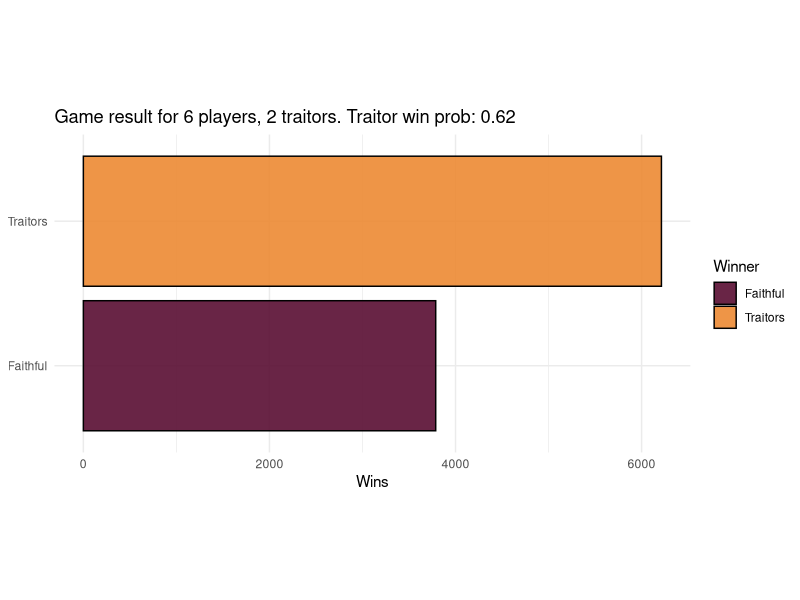
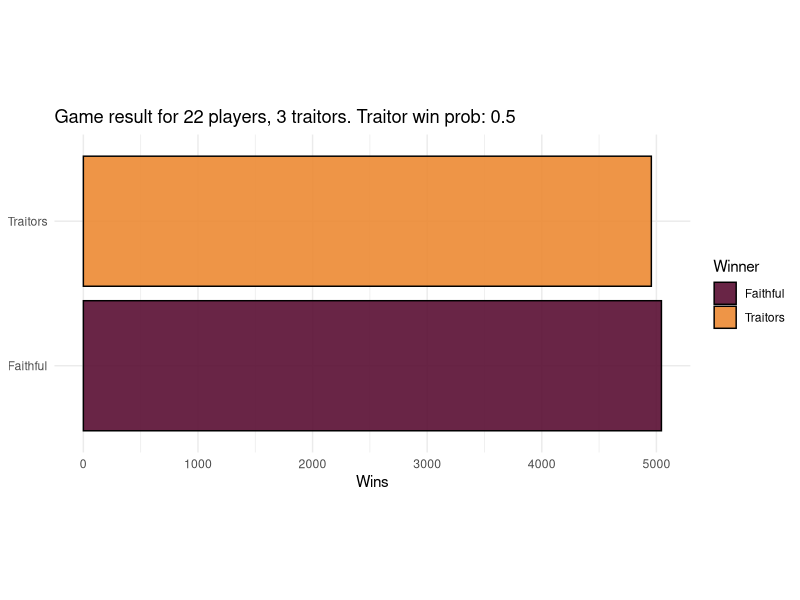
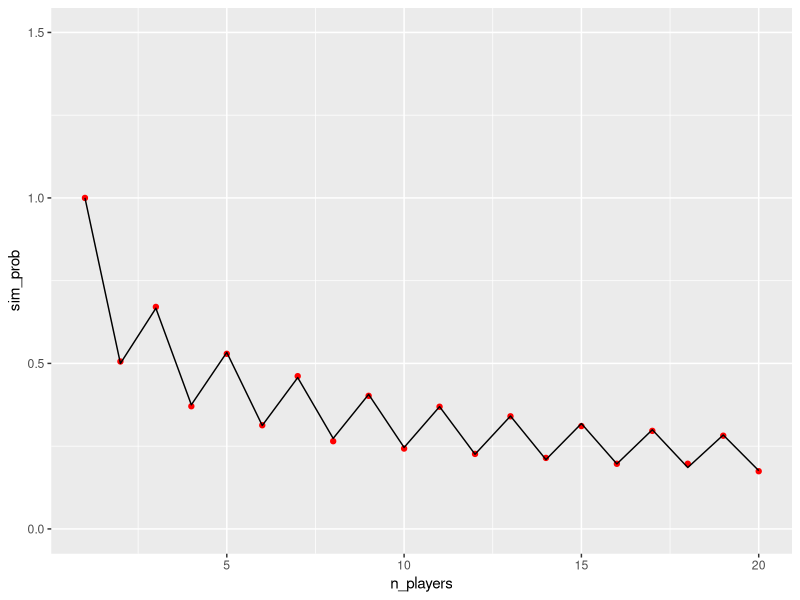
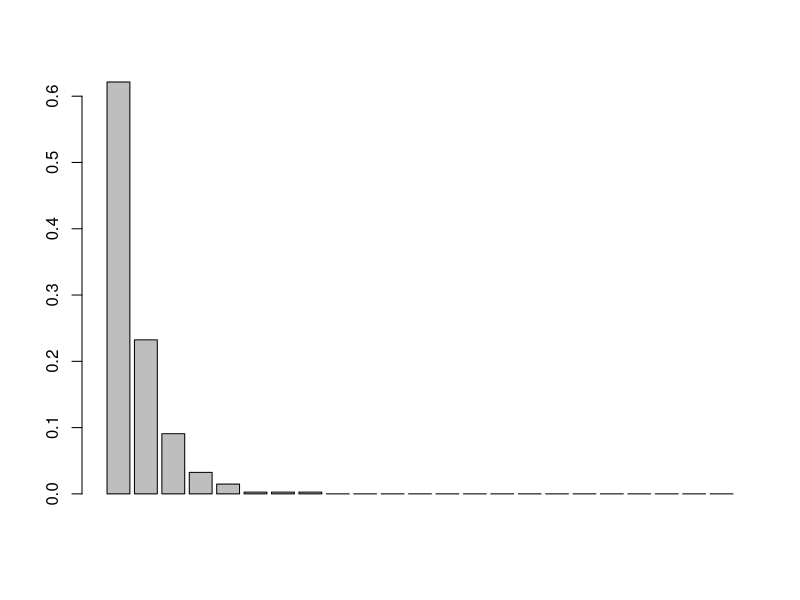
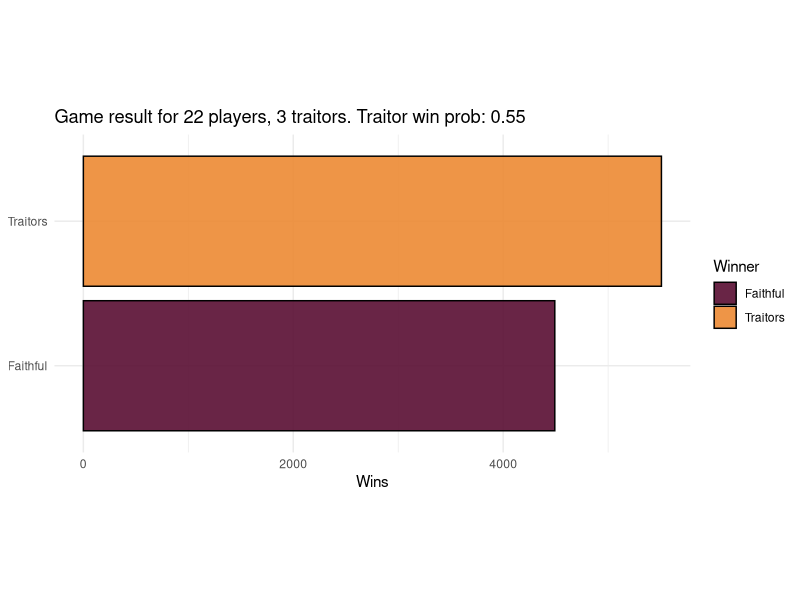
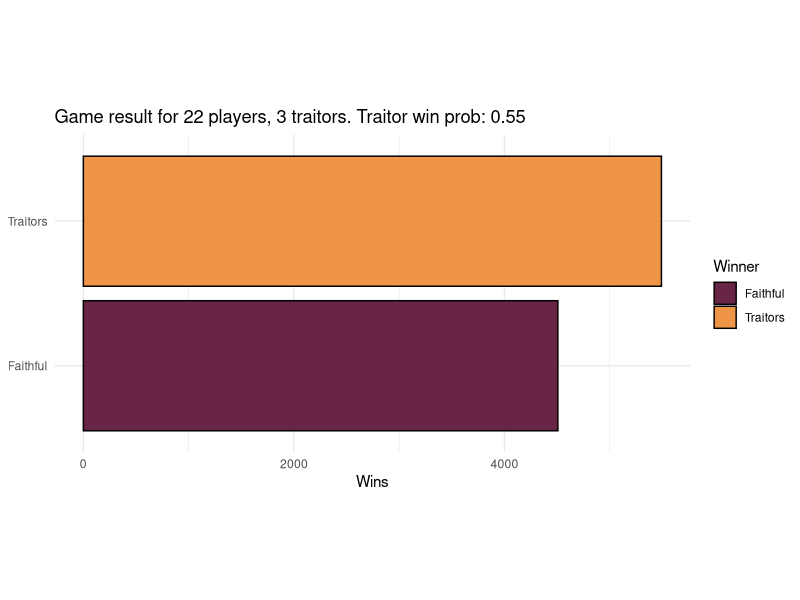

Reproduce these figures in R, in order. (Note: this script raises an error after producing the figures.)
## ---- chunk 1
#| label: deps
#| code-fold: true
#| warning: false

#  Plumbing and other distracting code is behind the folds.
library(knitr)
library(tidyverse)

set.seed(42) # trad

orange <- rgb(236 / 255, 137 / 255, 51 / 255)
crimson <- rgb(89 / 255, 14 / 255, 50 / 255)
## ---- chunk 2
#| label: game-setup

game <- function(
    n_players = 6,
    n_traitors = 2,
    traitor_strategy = random_traitors,
    faithful_strategy = random_faithful) {
  while (TRUE) {
    # There's an implicit player index here:
    #  c(traitor, traitor, faithful, faithful, ..., faithful)
    # Traitors are always the leading elements in the index.

    if (n_traitors == 0 || n_players - n_traitors < n_traitors) {
      break
    }

    # DAY
    votes <- rep(0, n_players)

    if (n_players - n_traitors == 1) {
      # special case for 2 players 1 traitor
      # coded here to avoid having to handle it repeatedly
      votes[1:n_traitors] <- n_players
    } else {
      votes[1:n_traitors] <- traitor_strategy(n_players, n_traitors)
    }
    votes[(n_traitors + 1):n_players] <- faithful_strategy(n_players, n_traitors)

    banished <- which.max(tabulate(votes))

    n_players <- n_players - 1 # BANISHMENT!
    if (banished <= n_traitors) {
      n_traitors <- n_traitors - 1
    }

    if (n_traitors == 0 || n_players - n_traitors < n_traitors) {
      break
    }

    # NIGHT
    n_players <- n_players - 1 # MURDER!
  }

  list(n_players_remaining = n_players, n_traitors_remaining = n_traitors)
}

random_faithful <- function(n_players, n_traitors) {
  # vote for a single random player
  target <- sample(1:n_players, size = 1)
  rep(target, n_players - n_traitors)
}

random_traitors <- function(n_players, n_traitors) {
  # vote a single random faithful
  target <- sample((n_traitors + 1):n_players, size = 1)
  rep(target, n_traitors)
}

game()
## ---- chunk 3
#| label: fig-simulate-games

sim_games <- function(..., .game = game, .n_games = 10000) {
  1:.n_games |>
    map(\(x) .game(...), .progress = TRUE) |>
    bind_rows() |>
    mutate(
      traitors_win = n_traitors_remaining > 0,
      winner = ifelse(n_traitors_remaining > 0, "Traitors", "Faithful")
    )
}

plot_game_results <- function(results, n_players, n_traitors) {
  traitor_win_prob <- mean(results$traitors_win)

  ggplot(
    results |>
      group_by(winner) |>
      count()
  ) +
    aes(y = winner, x = n, fill = winner, label = winner) +
    geom_bar(stat = "identity", colour = "black", orientation = "y", alpha = 0.9) +
    scale_fill_manual(values = c(crimson, orange)) +
    labs(
      title = sprintf(
        "Game result for %s players, %s traitors. Traitor win prob: %s",
        n_players,
        n_traitors,
        round(traitor_win_prob, digits = 2)
      ),
      x = "Wins",
      y = NULL,
      fill = "Winner"
    ) +
    theme_minimal() +
    theme(aspect.ratio = 0.5)
}

results <- sim_games(6, 2)
plot_game_results(results, 6, 2)
## ---- chunk 4
#| label: fig-simulate-show-numbers

results <- sim_games(22, 3)
plot_game_results(results, 22, 3)
## ---- chunk 5
#| label: fig-sim-comparison
#| fig-cap: Comparison of simulated (points) to calculated (line) win probabilities.
#| code-fold: true

migdal <- function(n) {
  if (n == 1) {
    1
  } else {
    if (n %% 2 == 0) {
      prod(seq(1, n - 1, 2)) / prod(seq(2, n, 2))
    } else {
      prod(seq(2, n - 1, 2)) / prod(seq(1, n, 2))
    }
  }
}

sim_probs <- 1:20 |>
  map(\(n) mean(sim_games(n, 1)$traitors_win), .progress = TRUE) |>
  as.double()

migdal_probs <- 1:20 |>
  map(migdal) |>
  as.double()

ggplot(tibble(n_players = 1:20, sim_prob = sim_probs)) +
  aes(x = n_players, y = sim_prob) +
  geom_point(colour = "red") +
  geom_line(data = tibble(n_players = 1:20, migdal_prob = migdal_probs), mapping = aes(y = migdal_prob)) +
  scale_y_continuous(limits = c(0, 1.5))
## ---- chunk 6
#| label: real-votes
#| code-fold: true

# Some fixes were required: in Aus two players abstained from a vote, and one quit.
# I converted these into pseudo-votes for an imaginary player.

votes <- list(
  # Aus 1
  list(
    c(20, 2, 1),
    c(16, 2, 1, 1, 1),
    c(4, 4, 3, 3, 2, 1, 1, 1),
    c(11, 5, 2),
    c(7, 6, 2, 1),
    c(7, 5, 1, 1),
    c(9, 3, 1),
    c(9, 1, 1),
    c(8, 2),
    c(4, 1, 1, 1, 1),
    c(5, 1, 1),
    c(4, 1),
    c(3, 1),
    c(2, 1)
  ),

  # UK 1
  list(
    c(11, 8),
    c(8, 6, 3),
    c(11, 4),
    c(9, 4),
    c(7, 3, 1),
    c(7, 1, 1),
    c(6, 2),
    c(4, 2),
    c(3, 2),
    c(1, 3),
    c(3, 0)
  ),

  # UK 2
  list(
    c(17, 1, 1),
    c(10, 6, 1),
    c(7, 6, 2, 1),
    c(7, 4, 1, 1, 1),
    c(6, 5, 2, 1),
    c(7, 3, 2, 1),
    c(6, 2, 2),
    c(4, 2, 1, 1),
    c(4, 2),
    c(4, 1),
    c(2, 2),
    c(3, 1),
    c(3, 0)
  ),

  # US
  list(
    c(15, 2, 2, 1, 1),
    c(4, 4, 4, 3, 1, 1, 1, 1),
    c(7, 6, 3),
    c(14, 1, 1, 1, 1),
    c(12, 2, 1, 1),
    c(7, 3, 2, 1, 1),
    c(9, 2, 1),
    c(7, 4),
    c(6, 2, 1),
    c(6, 1, 1),
    c(4, 1, 1),
    c(4, 1),
    c(4, 0),
    c(3, 1),
    c(1, 2),
    c(2, 1)
  )
)

pad <- function(v, new_length, value) {
  v2 <- rep(value, new_length)
  v2[1:length(v)] <- v
  v2
}

votes_df <- tibble(v = flatten(votes)) |>
  rowwise() |>
  filter(sum(v) > 5) |> # ignore the finals, which are a little different
  mutate(
    n_players = sum(v),
    v = list(pad(v, n_players, 0)), # pad 0s for with each player that didn't receive a vote
  )
## ---- chunk 7
#| label: tbl-unnecessary-chisq
#| tbl-cap: Completely unnecessary $\chi^2$ goodness-of-fit tests.

votes_df |>
  mutate(p.value = chisq.test(v, simulate.p.value = TRUE)["p.value"]) |>
  unnest(p.value) |>
  kable(digits = 5)
## ---- chunk 8
#| label: fig-est-multinomial
#| fig-cap: Mean of normalised vote counts across each round.
n_rounds <- nrow(votes_df)
n_players <- max(votes_df$n_players)

mat <- matrix(0, nrow = n_rounds, ncol = n_players)

for (i in 1:n_rounds) {
  v <- votes_df$v[[i]]
  mat[i, 1:length(v)] <- v / sum(v)
}

vote_prob <- colSums(mat) / nrow(mat)

barplot(vote_prob)
## ---- chunk 9
#| label: herding-strat

random_herd <- function(n_players, n_traitors) {
  shuffled <- sample(n_players, n_players)
  sample(shuffled, size = n_players - n_traitors, replace = TRUE, prob = vote_prob[1:n_players])
}

results <- sim_games(n_players = 22, n_traitors = 3, traitor_strategy = random_traitors, faithful_strategy = random_herd)
plot_game_results(results, 22, 3)
## ---- chunk 10
#| label: game-2
game2 <- function(
    n_players = 6,
    n_traitors = 2,
    traitors_influence = identity,
    faithfuls_influence = identity,
    traitors_strategy = random_traitors,
    faithfuls_strategy = suspicious_herd) {
  while (TRUE) {
    # There's an implicit player index here:
    #  c(traitor, traitor, faithful, faithful, ..., faithful)
    # Traitors are always the leading elements in the index.

    if (n_traitors == 0 || n_players - n_traitors < n_traitors) {
      break
    }

    # DAY
    suspicions <- rep(1, n_players) |>
      traitors_influence() |>
      faithfuls_influence()
    suspicions <- suspicions / sum(suspicions)

    votes <- rep(0, n_players)

    if (n_players - n_traitors == 1) {
      # special case for 2 players 1 traitor
      # coded here to avoid having to handle it repeatedly
      votes[1:n_traitors] <- n_players
    } else {
      votes[1:n_traitors] <- traitors_strategy(suspicions, n_players, n_traitors)
    }
    votes[(n_traitors + 1):n_players] <- faithfuls_strategy(suspicions, n_players, n_traitors)

    banished <- which.max(tabulate(votes))

    n_players <- n_players - 1 # BANISHMENT!
    if (banished <= n_traitors) {
      n_traitors <- n_traitors - 1
    }

    if (n_traitors == 0 || n_players - n_traitors < n_traitors) {
      break
    }

    # NIGHT
    n_players <- n_players - 1 # MURDER!
  }

  list(n_players_remaining = n_players, n_traitors_remaining = n_traitors)
}

random_faithful <- function(suspicions, n_players, n_traitors) {
  # vote for a single random player
  target <- sample(1:n_players, size = 1)
  rep(target, n_players - n_traitors)
}

random_traitors <- function(suspicions, n_players, n_traitors) {
  # as before: vote a single random faithful
  target <- sample((n_traitors + 1):n_players, size = 1)
  rep(target, n_traitors)
}

suspicious_herd <- function(suspicions, n_players, n_traitors) {
  shuffled <- sample(n_players, size = n_players, prob = suspicions)
  sample(shuffled, size = n_players - n_traitors, replace = TRUE, prob = vote_prob[1:n_players])
}

results <- sim_games(n_players = 22, n_traitors = 3, .game = game2)
plot_game_results(results, 22, 3)
## ---- chunk 11
#| label: fig-suspicion
#| fig-cap: Traitor win probability as a function of suspicion.
suspicions <- c(0.5, 1.0, 1.2, 1.5, 2.0, 5.0, 10.0)
s_df <- suspicions |>
  map(
    \(s)
    sim_games(
      n_players = 22,
      n_traitors = 3,
      traitor_strategy = random_traitors,
      faithful_strategy = function(...) suspicious_herd(..., suspicion_factor = s)
    ) |>
      mutate(suspicion = s),
    .progress = TRUE
  ) |>
  bind_rows() |>
  group_by(suspicion) |>
  summarise(traitor_win_prob = mean(traitors_win))

ggplot(s_df) +
  aes(x = suspicion, y = traitor_win_prob) +
  geom_area(fill = orange, colour = "black") +
  scale_x_continuous(breaks = seq(0, 10, 1)) +
  scale_y_continuous(limits = c(0, 1)) +
  labs(
    x = "Suspicion relative to faithful",
    y = "Traitors win probability"
  ) +
  theme_minimal()
## ---- chunk 12
random_traitors2 <- function(suspicions, n_players, n_traitors) {
  shuffled <- sample(n_players, size = n_players, prob = suspicions)
  sample(shuffled, size = n_traitors, replace = TRUE, prob = vote_prob[1:n_players])
}
